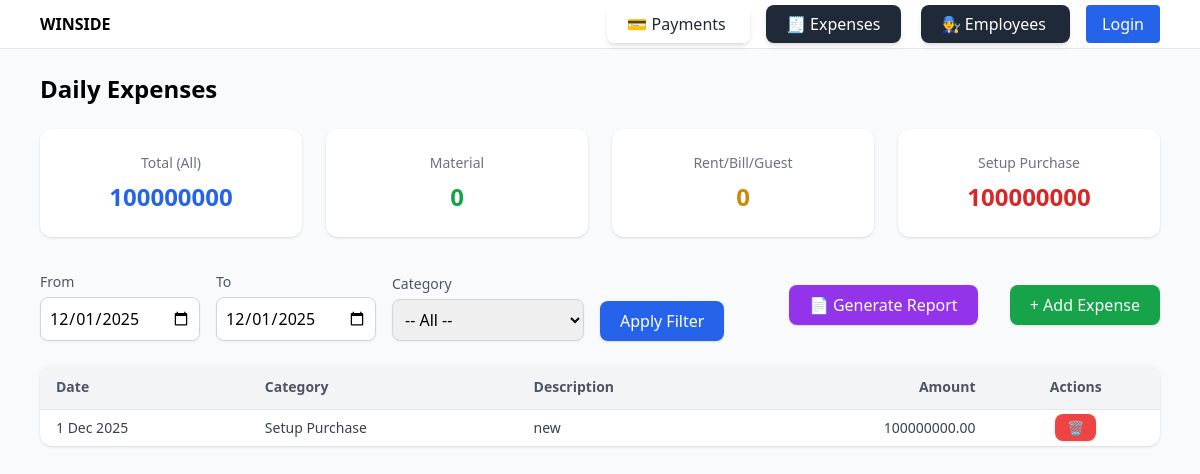
The page /expenses/ on the database its author committed.
### expenses/models.py (models this page shows, shortened)
class Expense(models.Model):
    class Category(models.TextChoices):
        MATERIAL = "MATERIAL", "Material Expense"
        RBG = "RBG", "Rent / Bill / Guest"
        SETUP = "SETUP", "Setup Purchase"
        OUTSOURCE = "OUTSOURCE", "Outsource"
        LOGISTICS = "LOGISTICS", "Logistics"
    class SubType(models.TextChoices):
        RENT = "RENT", "Rent"
        BILL = "BILL", "Bill"
        GUEST = "GUEST", "Guest"
    date = models.DateField(default=timezone.now)
    category = models.CharField(max_length=20, choices=Category.choices)
    sub_type = models.CharField(max_length=10, choices=SubType.choices, blank=True, null=True)
    description = models.CharField(max_length=255, blank=True)
    amount = models.DecimalField(max_digits=12, decimal_places=2)
    created_at = models.DateTimeField(auto_now_add=True)
    updated_at = models.DateTimeField(auto_now=True)

### expenses/views.py (the view)
# urls.py: path("", views.expense_list, name="list"),   # ✅ fix here
def expense_list(request):
    start_date_str = request.GET.get("start_date")
    end_date_str = request.GET.get("end_date")
    category = request.GET.get("category")  # MATERIAL / RBG / SETUP or ""
    today = timezone.now().date()
    default_start = today.replace(day=1)
    if start_date_str and end_date_str:
        try:
            start_date = datetime.strptime(start_date_str, "%Y-%m-%d").date()
            end_date = datetime.strptime(end_date_str, "%Y-%m-%d").date()
        except ValueError:
            start_date, end_date = default_start, today
    else:
        start_date, end_date = default_start, today
    qs = Expense.objects.filter(date__range=[start_date, end_date]).order_by("-date", "-id")
    if category in dict(Expense.Category.choices):
        qs = qs.filter(category=category)
    total_all = qs.aggregate(total=Sum("amount"))["total"] or 0
    total_material = qs.filter(category=Expense.Category.MATERIAL).aggregate(total=Sum("amount"))["total"] or 0
    total_rbg = qs.filter(category=Expense.Category.RBG).aggregate(total=Sum("amount"))["total"] or 0
    total_setup = qs.filter(category=Expense.Category.SETUP).aggregate(total=Sum("amount"))["total"] or 0
    context = {
        "expenses": qs,
        "start_date": start_date,
        "end_date": end_date,
        "category": category or "",
        "total_all": total_all,
        "total_material": total_material,
        "total_rbg": total_rbg,
        "total_setup": total_setup,
        "categories": Expense.Category.choices,
    }
    return render(request, "expenses/list.html", context)

### expenses/templates/expenses/list.html (shortened to what this page needs)
{% extends 'base.html' %}
{% block content %}
<h1 class="text-2xl font-semibold mb-6">Daily Expenses</h1>
<div class="grid grid-cols-1 md:grid-cols-4 gap-6 mb-8">
  <div class="bg-white shadow rounded-xl p-6 text-center">
    <h4 class="text-gray-500 text-sm font-medium">Total (All)</h4>
    <p class="text-2xl font-bold text-blue-600 mt-2">{{ total_all|floatformat:0 }}</p>
  </div>
  <div class="bg-white shadow rounded-xl p-6 text-center">
    <h4 class="text-gray-500 text-sm font-medium">Material</h4>
    <p class="text-2xl font-bold text-green-600 mt-2">{{ total_material|floatformat:0 }}</p>
  </div>
  <div class="bg-white shadow rounded-xl p-6 text-center">
    <h4 class="text-gray-500 text-sm font-medium">Rent/Bill/Guest</h4>
    <p class="text-2xl font-bold text-yellow-600 mt-2">{{ total_rbg|floatformat:0 }}</p>
  </div>
  <div class="bg-white shadow rounded-xl p-6 text-center">
    <h4 class="text-gray-500 text-sm font-medium">Setup Purchase</h4>
    <p class="text-2xl font-bold text-red-600 mt-2">{{ total_setup|floatformat:0 }}</p>
  </div>
</div>
<div class="flex flex-wrap items-center justify-between mb-6 gap-4">
  <form method="get" class="flex flex-wrap items-end gap-4">
    <div>
      <label class="text-sm text-gray-600">From</label>
      <input type="date" name="start_date" value="{{ start_date|date:'Y-m-d' }}"
        class="border rounded-lg p-2 mt-1 block w-40 rounded-lg border-gray-300 shadow-sm focus:border-blue-500 focus:ring focus:ring-blue-200">
    </div>
    <div>
      <label class="text-sm text-gray-600">To</label>
      <input type="date" name="end_date" value="{{ end_date|date:'Y-m-d' }}"
        class="border rounded-lg p-2 mt-1 block w-40 rounded-lg border-gray-300 shadow-sm focus:border-blue-500 focus:ring focus:ring-blue-200">
    </div>
    <div>
      <label class="text-sm text-gray-600">Category</label>
      <select name="category"
        class="border rounded-lg p-2 mt-1 block w-48 rounded-lg border-gray-300 shadow-sm focus:border-blue-500 focus:ring focus:ring-blue-200">
        <option value="">-- All --</option>
      </select>
    </div>
    <div>
      <button type="submit"
        class="px-5 py-2 bg-blue-600 text-white rounded-lg shadow hover:bg-blue-700">
        Apply Filter
      </button>
    </div>
  </form>
  <br>
  <a href="{% url 'expenses:report' %}"
   class="px-5 py-2 bg-purple-600 text-white rounded-lg shadow hover:bg-purple-700">
   📄 Generate Report
</a>
  <a href="{% url 'expenses:bulk_add' %}"
    class="px-5 py-2 bg-green-600 text-white rounded-lg shadow hover:bg-green-700">
    + Add Expense
  </a>
</div>
<div class="overflow-x-auto bg-white rounded-xl shadow">
  <table class="w-full border-collapse">
    <thead class="bg-gray-100 text-gray-600 text-sm">
      <tr>
        <th class="px-4 py-3 text-left">Date</th>
        <th class="px-4 py-3 text-left">Category</th>
        <th class="px-4 py-3 text-left">Description</th>
        <th class="px-4 py-3 text-right">Amount</th>
        <th class="px-4 py-3 text-center">Actions</th>
      </tr>
    </thead>
    <tbody class="text-sm text-gray-700">
      {% for exp in expenses %}
      <tr class="border-t hover:bg-gray-50">
        <td class="px-4 py-2">{{ exp.date }}</td>
        <td class="px-4 py-2">{{ exp.get_category_display }}</td>
        <td class="px-4 py-2">{{ exp.description }}</td>
        <td class="px-4 py-2 text-right">{{ exp.amount }}</td>
         <td class="px-4 py-2 text-center">
      <a href="{% url 'expenses:delete' exp.id %}"
         class="px-3 py-1 bg-red-500 text-white rounded-lg shadow hover:bg-red-600 text-sm">
         🗑
      </a>
    </td>
      {% empty %}
      <tr>
        <td colspan="5" class="px-4 py-6 text-center text-gray-400">No expenses found</td>
      </tr>
      {% endfor %}
    </tbody>
  </table>
</div>
{% endblock %}

### rows shown on the page
Expense: date "1 Dec 2025", category "Setup Purchase", description "new", amount "100000000.00"

### other values the page prints
{{ total_all|floatformat:0 }} "100000000"
{{ total_material|floatformat:0 }} "0"
{{ total_rbg|floatformat:0 }} "0"
{{ total_setup|floatformat:0 }} "100000000"
